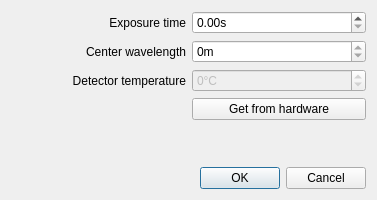
<?xml version="1.0" encoding="UTF-8"?>
<ui version="4.0">
 <class>SpectrometerSettingsDialog</class>
 <widget class="QDialog" name="SpectrometerSettingsDialog">
  <property name="geometry">
   <rect>
    <x>0</x>
    <y>0</y>
    <width>377</width>
    <height>200</height>
   </rect>
  </property>
  <property name="windowTitle">
   <string>Spectrometer settings</string>
  </property>
  <layout class="QVBoxLayout" name="verticalLayout">
   <item>
    <layout class="QGridLayout" name="gridLayout">
     <item row="1" column="0">
      <widget class="QLabel" name="label_2">
       <property name="text">
        <string>Center wavelength</string>
       </property>
       <property name="alignment">
        <set>Qt::AlignRight|Qt::AlignTrailing|Qt::AlignVCenter</set>
       </property>
      </widget>
     </item>
     <item row="0" column="1">
      <widget class="ScienDSpinBox" name="exposure_SpinBox">
       <property name="suffix">
        <string>s</string>
       </property>
      </widget>
     </item>
     <item row="0" column="0">
      <widget class="QLabel" name="label">
       <property name="text">
        <string>Exposure time</string>
       </property>
       <property name="alignment">
        <set>Qt::AlignRight|Qt::AlignTrailing|Qt::AlignVCenter</set>
       </property>
      </widget>
     </item>
     <item row="2" column="0">
      <widget class="QLabel" name="label_3">
       <property name="text">
        <string>Detector temperature</string>
       </property>
       <property name="alignment">
        <set>Qt::AlignRight|Qt::AlignTrailing|Qt::AlignVCenter</set>
       </property>
      </widget>
     </item>
     <item row="2" column="1">
      <widget class="ScienDSpinBox" name="temp_SpinBox">
       <property name="enabled">
        <bool>false</bool>
       </property>
       <property name="suffix">
        <string>°C</string>
       </property>
       <property name="decimals">
        <number>0</number>
       </property>
       <property name="minimum">
        <double>-120.000000000000000</double>
       </property>
       <property name="maximum">
        <double>100.000000000000000</double>
       </property>
      </widget>
     </item>
     <item row="1" column="1">
      <widget class="ScienDSpinBox" name="wavelength_SpinBox">
       <property name="suffix">
        <string>m</string>
       </property>
       <property name="decimals">
        <number>0</number>
       </property>
       <property name="minimum">
        <double>0.000000000000000</double>
       </property>
       <property name="maximum">
        <double>0.000000000000000</double>
       </property>
       <property name="singleStep">
        <double>0.000000000000000</double>
       </property>
      </widget>
     </item>
     <item row="3" column="1">
      <widget class="QPushButton" name="update_pushButton">
       <property name="text">
        <string>Get from hardware</string>
       </property>
      </widget>
     </item>
    </layout>
   </item>
   <item>
    <spacer name="verticalSpacer">
     <property name="orientation">
      <enum>Qt::Vertical</enum>
     </property>
     <property name="sizeHint" stdset="0">
      <size>
       <width>20</width>
       <height>40</height>
      </size>
     </property>
    </spacer>
   </item>
   <item>
    <widget class="QDialogButtonBox" name="buttonBox">
     <property name="orientation">
      <enum>Qt::Horizontal</enum>
     </property>
     <property name="standardButtons">
      <set>QDialogButtonBox::Cancel|QDialogButtonBox::Ok</set>
     </property>
    </widget>
   </item>
  </layout>
 </widget>
 <customwidgets>
  <customwidget>
   <class>ScienDSpinBox</class>
   <extends>QDoubleSpinBox</extends>
   <header>qtwidgets.scientific_spinbox.h</header>
  </customwidget>
 </customwidgets>
 <resources/>
 <connections>
  <connection>
   <sender>buttonBox</sender>
   <signal>accepted()</signal>
   <receiver>SpectrometerSettingsDialog</receiver>
   <slot>accept()</slot>
   <hints>
    <hint type="sourcelabel">
     <x>248</x>
     <y>254</y>
    </hint>
    <hint type="destinationlabel">
     <x>157</x>
     <y>274</y>
    </hint>
   </hints>
  </connection>
  <connection>
   <sender>buttonBox</sender>
   <signal>rejected()</signal>
   <receiver>SpectrometerSettingsDialog</receiver>
   <slot>reject()</slot>
   <hints>
    <hint type="sourcelabel">
     <x>316</x>
     <y>260</y>
    </hint>
    <hint type="destinationlabel">
     <x>286</x>
     <y>274</y>
    </hint>
   </hints>
  </connection>
 </connections>
</ui>
